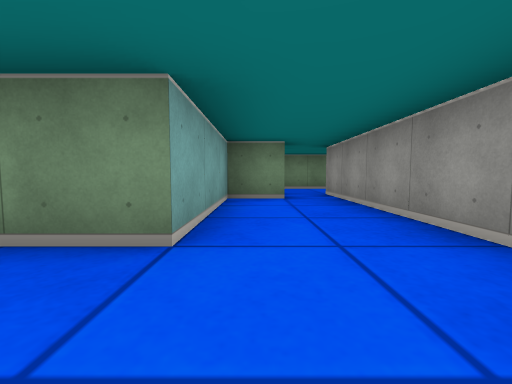
view 1 (above)

16 first-person views from a walk through a cub3D ray-caster map. The camera is about half as high as the walls, tilts 4° down and sees 90° across. The floor is counted in squares. Each view is taken from the middle of a square. On the plan, view 1 faces up. The plan holds only what a view shows up to about 9 squares ahead; the rest is blank. The place goes on beyond the plan.

view 2
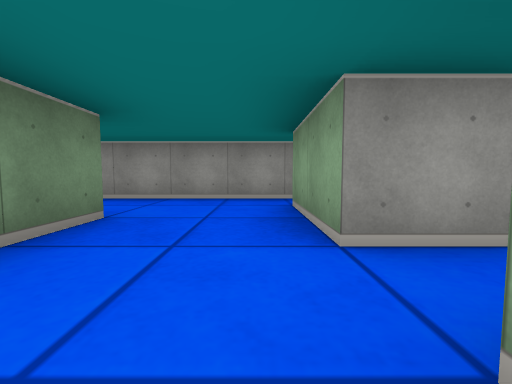

view 3
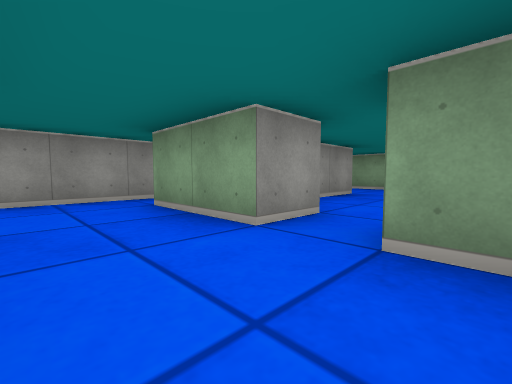

view 4
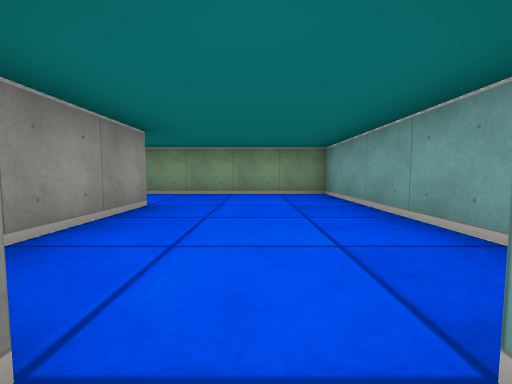

view 5
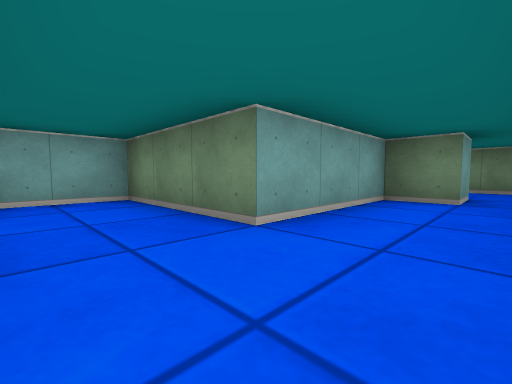

view 6
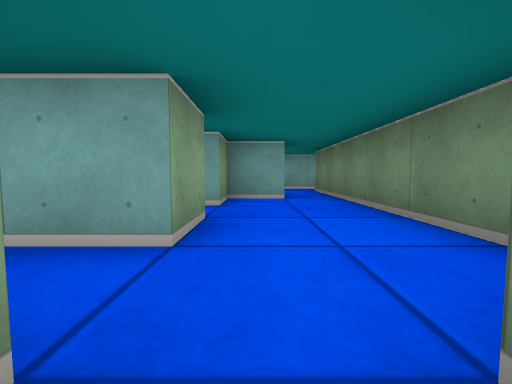

view 7
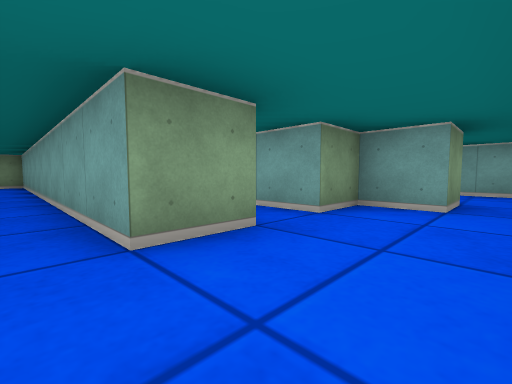

view 8
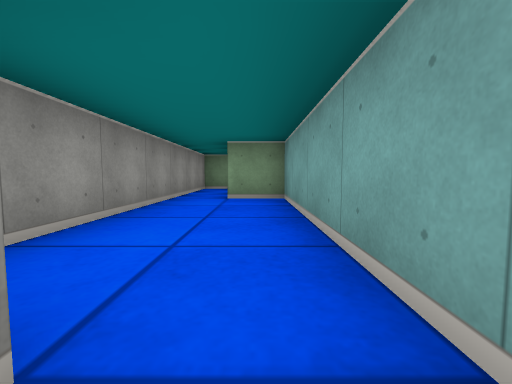

view 9
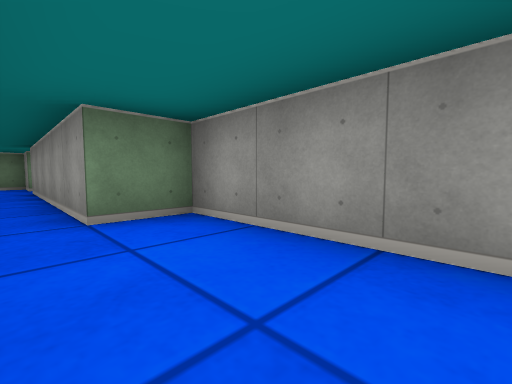

view 10
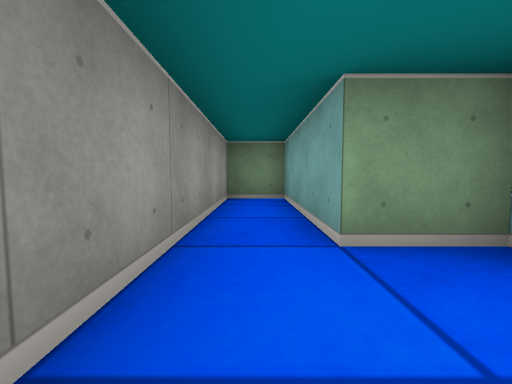

view 11
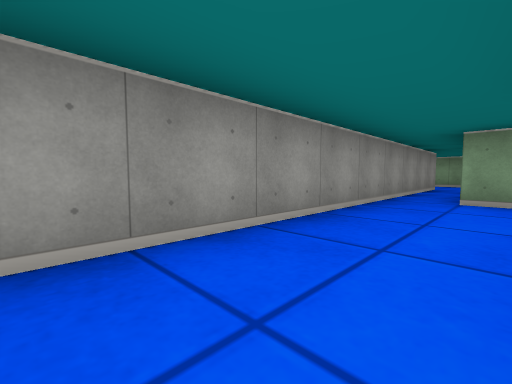

view 12
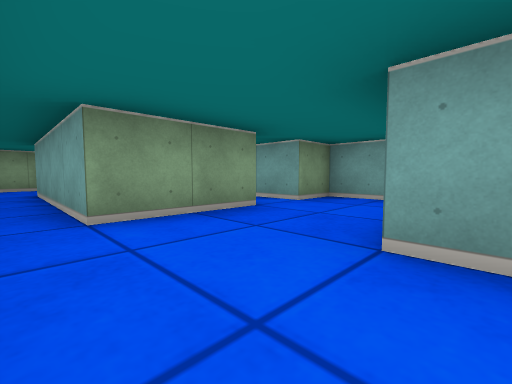

view 13
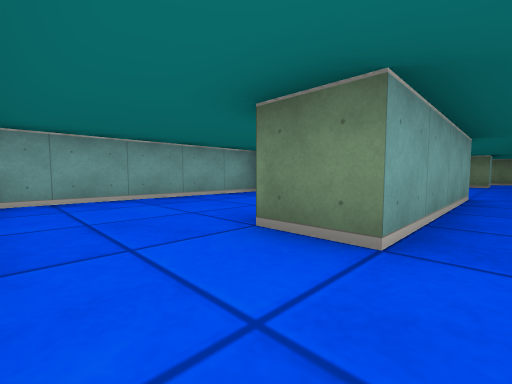

view 14
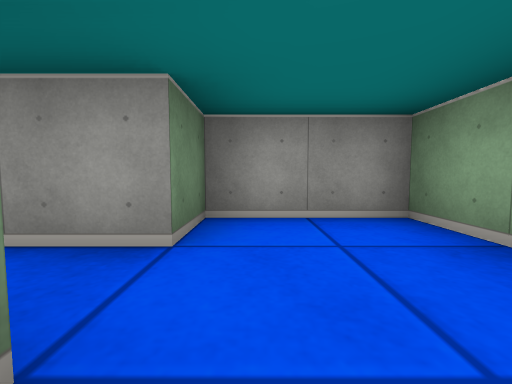

view 15
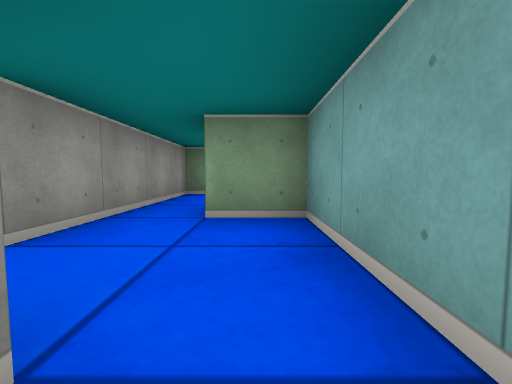

view 16
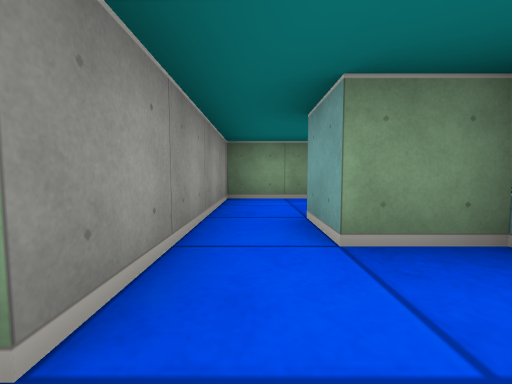

### Floor plan
Ten units are one square. View 1 is at (0, 0); x grows to the right and y downward. Boxes are objects, and circles mark ways between rooms. Rooms are numbered by the first view taken in them; rooms with no view inside come last. Other rooms are left out.
<svg viewBox="-40 -85 90 155">
<path fill="none" stroke="#000" d="M15 5 15 -55M-5 5 5 5M5 -55 5 -45 -5 -45 -5 -15M-15 16 -15 5 -5 5M-5 -15 -35 -15 -35 5 -25 5 -25 15M25 -55 25 35 35 35 35 65 45 65 45 -5 35 -5 35 -55M35 -65 35 -75 25 -75M5 65 25 65 25 45 15 45 15 5M5 5 5 45M5 45 -5 45 -5 25M-35 15 -35 65 5 65M-15 -55 -15 -65 -5 -65M-5 -75 -25 -75M-35 -78 -35 -55 -25 -55M-5 -65 -5 -55 5 -55M15 -55 25 -55M25 -75 -5 -75M-25 -55 -25 -45M-30 -25 -15 -25 -15 -55"/>
<circle cx="-10" cy="-5" r="3" fill="#2a7"/>
<circle cx="10" cy="0" r="3" fill="#2a7"/>
<circle cx="10" cy="-60" r="3" fill="#2a7"/>
<circle cx="-20" cy="10" r="3" fill="#2a7"/>
<circle cx="20" cy="-65" r="3" fill="#2a7"/>
<circle cx="0" cy="55" r="3" fill="#2a7"/>
<circle cx="-10" cy="-70" r="3" fill="#2a7"/>
<circle cx="-20" cy="-50" r="3" fill="#2a7"/>
<text x="10" y="-20">1</text>
<text x="-20" y="0">2</text>
<text x="30" y="0">3</text>
<text x="10" y="40">4</text>
<text x="-20" y="40">5</text>
<text x="-20" y="-70">6</text>
<text x="10" y="-70">7</text>
<text x="-20" y="-40">8</text>
</svg>
Room 1 opens to room 2. Room 1 opens to room 4. Room 1 opens to room 7. Room 2 opens to room 5. Room 3 opens to room 7. Room 4 opens to room 5. Room 6 opens to room 7. Room 6 opens to room 8.

Where each view was taken, in squares from view 1:
view 1: 0 up, 0 right, facing up
view 2: 0 up, 3 left, facing right
view 3: 1 up, 3 left, facing down-right
view 4: 1 down, 2 left, facing down
view 5: 0 up, 1 right, facing up-left
view 6: 6 up, 4 right, facing left
view 7: 7 up, 3 right, facing down-left
view 8: 1 up, 3 right, facing down
view 9: 2 down, 3 right, facing up-right
view 10: 2 down, 4 right, facing down
view 11: 4 up, 0 right, facing down-right
view 12: 2 up, 1 right, facing down-left
view 13: 6 down, 1 right, facing up-left
view 14: 5 down, 0 right, facing right
view 15: 8 up, 3 left, facing down
view 16: 7 up, 2 left, facing down
